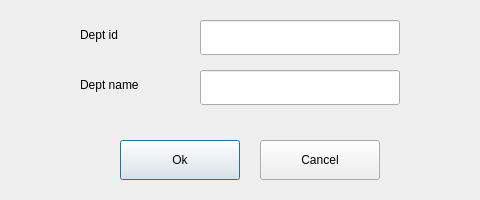
<?xml version="1.0" encoding="UTF-8"?>
<ui version="4.0">
 <class>DepartmentEditDialog</class>
 <widget class="QDialog" name="DepartmentEditDialog">
  <property name="geometry">
   <rect>
    <x>0</x>
    <y>0</y>
    <width>480</width>
    <height>200</height>
   </rect>
  </property>
  <property name="windowTitle">
   <string>DepartmentEditDialog</string>
  </property>
  <widget class="QPushButton" name="pbOk">
   <property name="geometry">
    <rect>
     <x>120</x>
     <y>140</y>
     <width>120</width>
     <height>40</height>
    </rect>
   </property>
   <property name="text">
    <string>Ok</string>
   </property>
  </widget>
  <widget class="QPushButton" name="pbCancel">
   <property name="geometry">
    <rect>
     <x>260</x>
     <y>140</y>
     <width>120</width>
     <height>40</height>
    </rect>
   </property>
   <property name="text">
    <string>Cancel</string>
   </property>
  </widget>
  <widget class="QLabel" name="lbDeptId">
   <property name="geometry">
    <rect>
     <x>80</x>
     <y>20</y>
     <width>100</width>
     <height>30</height>
    </rect>
   </property>
   <property name="text">
    <string>Dept id</string>
   </property>
  </widget>
  <widget class="QLabel" name="lbDeptName">
   <property name="geometry">
    <rect>
     <x>80</x>
     <y>70</y>
     <width>100</width>
     <height>30</height>
    </rect>
   </property>
   <property name="text">
    <string>Dept name</string>
   </property>
  </widget>
  <widget class="QLineEdit" name="leDeptId">
   <property name="geometry">
    <rect>
     <x>200</x>
     <y>20</y>
     <width>200</width>
     <height>35</height>
    </rect>
   </property>
  </widget>
  <widget class="QLineEdit" name="leDeptName">
   <property name="geometry">
    <rect>
     <x>200</x>
     <y>70</y>
     <width>200</width>
     <height>35</height>
    </rect>
   </property>
  </widget>
 </widget>
 <layoutdefault spacing="6" margin="11"/>
 <resources/>
 <connections/>
</ui>
